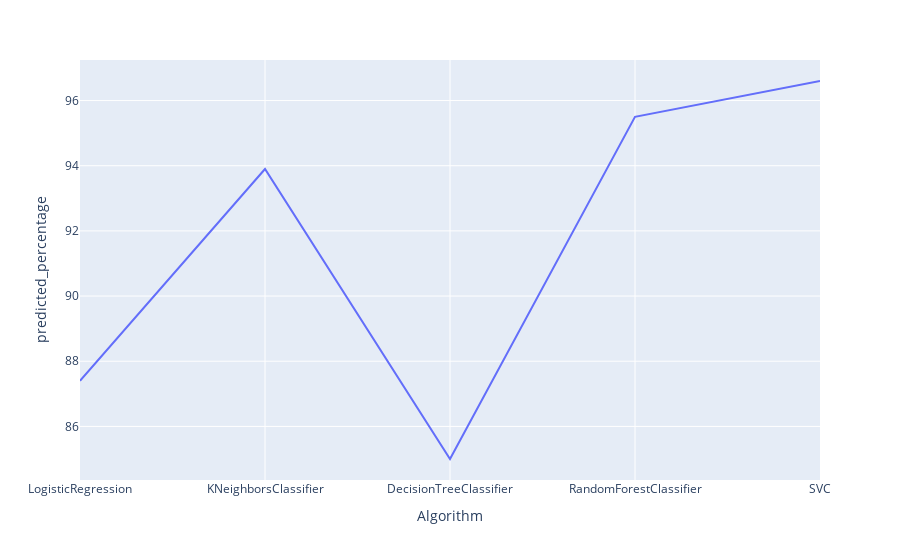

Notebook code for this chart:
### Code cell
fig = px.line(visualiztion_data, x = "Algorithm", y = "predicted_percentage")
fig.show()

### Figure 1 — Plotly figure (JSON) as saved in the notebook; plotly's stock layout.template omitted (floating-point values rounded to 4 significant figures)
{"data": [{"hovertemplate": "Algorithm=%{x}<br>predicted_percentage=%{y}<extra></extra>", "legendgroup": "", "line": {"color": "#636efa", "dash": "solid"}, "marker": {"symbol": "circle"}, "mode": "lines", "name": "", "orientation": "v", "showlegend": false, "type": "scatter", "x": ["LogisticRegression", "KNeighborsClassifier", "DecisionTreeClassifier", "RandomForestClassifier", "SVC"], "xaxis": "x", "y": [87.4, 93.9, 85, 95.5, 96.6], "yaxis": "y"}], "layout": {"legend": {"tracegroupgap": 0}, "margin": {"t": 60}, "xaxis": {"anchor": "y", "domain": [0, 1], "title": {"text": "Algorithm"}}, "yaxis": {"anchor": "x", "domain": [0, 1], "title": {"text": "predicted_percentage"}}}}
